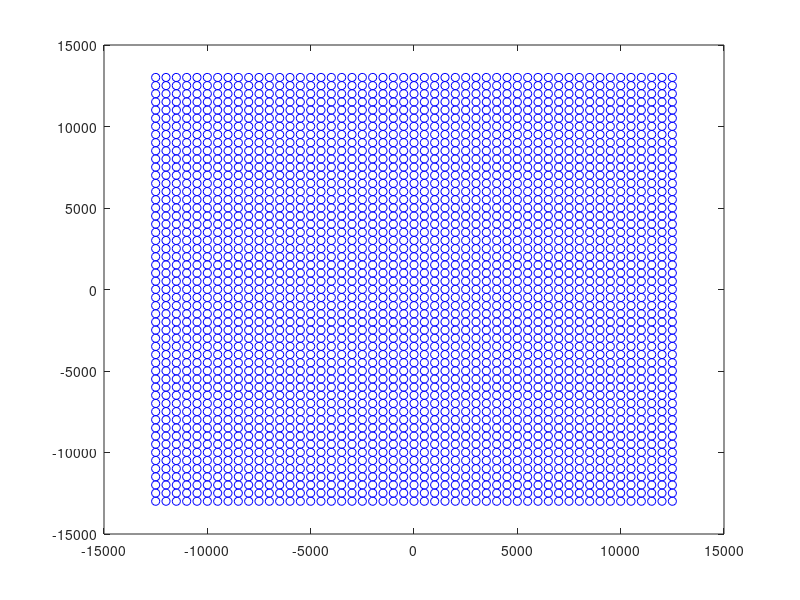

Recreate this plot in MATLAB. (Note: this script raises an error after producing the figure.)
clear all;clc;close all;                                   % Limpa variáveis, limpa tela e fecha todas as figuras

% Entrada de parâmetros
dR = 5e3; % Raio do Hexágono
% Cálculos de outras variáveis que dependem dos parâmetros de entrada
dPasso = ceil(dR/10);                                      % Resolução do grid: distância entre pontos de medição
dIntersiteDistance = 2*sqrt(3/4)*dR;                       % Distância entre ERBs (somente para informação)
dDimX = 5*dR;                                              % Dimensão X do grid
dDimY = 6*sqrt(3/4)*dR;                                    % Dimensão Y do grid
% Vetor com posições das BSs (grid Hexagonal com 7 células, uma célula central e uma camada de células ao redor)
vtBs = [ 0 ];
dOffset = pi/6;
for iBs = 2 : 7
    vtBs = [ vtBs dR*sqrt(3)*exp( j * ( (iBs-2)*pi/3 + dOffset ) ) ];
end
vtBs = vtBs + (dDimX/2 + j*dDimY/2);                        % Ajuste de posição das bases (posição relativa ao canto inferior esquerdo)
%
% Matriz de referência com posição de cada ponto do grid (posição relativa ao canto inferior esquerdo)
dDimY = dDimY+mod(dDimY,dPasso);                           % Ajuste de dimensão para medir toda a dimensão do grid
dDimX = dDimX+mod(dDimX,dPasso);                           % Ajuste de dimensão para medir toda a dimensão do grid
[mtPosx,mtPosy] = meshgrid(0:dPasso:dDimX, 0:dPasso:dDimY);
%
% Calcular os pontos de medição relativos de cada ERB
for iBsD = 1 : length(vtBs)                                 % Loop nas 7 ERBs
    % Matriz 3D com os pontos de medição de cada ERB. Os pontos são
    % modelados como números complexos X +jY, sendo X a posição na abcissa e Y, a posição no eixo das ordenadas
    mtPosEachBS(:,:,iBsD)=(mtPosx + j*mtPosy)-(vtBs(iBsD));
    % Plot da posição relativa dos pontos de medição de cada ERB individualmente
    figure;
    plot(mtPosEachBS(:,:,iBsD),'bo');
    hold on;
    fDrawDeploy(dR,vtBs-vtBs(iBsD))
    axis equal;
    title(['ERB ' num2str(iBsD)]);
end